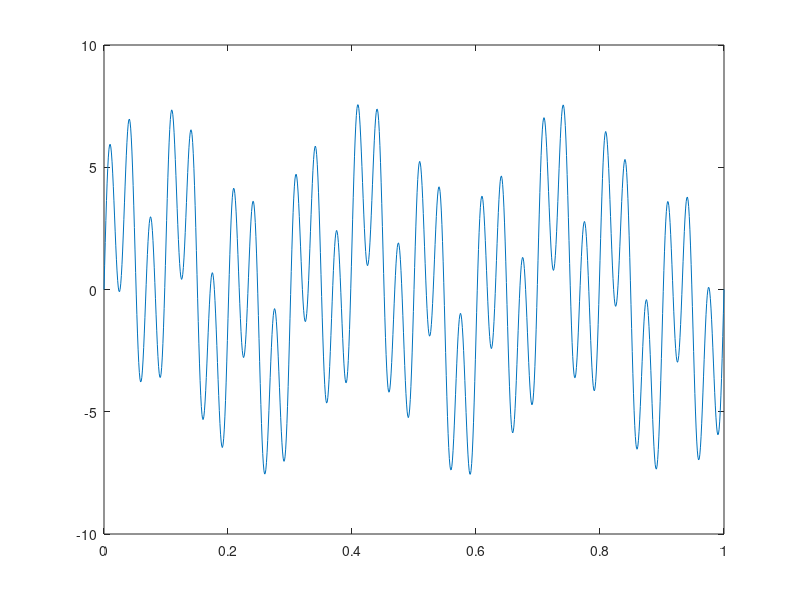

The MATLAB source for this figure:
#Composite Signal
t=0:0.001:1
a1=2
a2=3
a3=4
f1=3
f2=10
f3=30
xt1=a1*sin(2*pi*f1*t)
xt2=a2*sin(2*pi*f2*t)
xt3=a3*sin(2*pi*f3*t)
xt=xt1+xt2+xt3
plot(t,xt)
